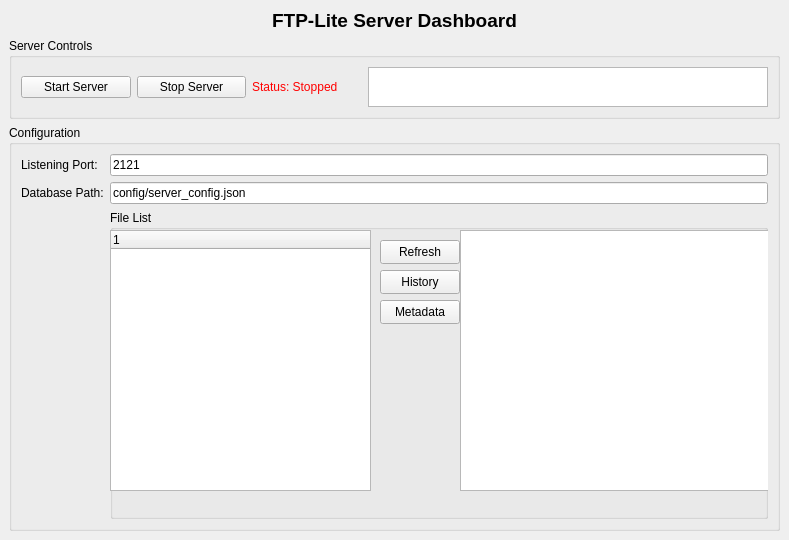
<?xml version="1.0" encoding="UTF-8"?>
<ui version="4.0">
 <class>ServerWindow</class>
 <widget class="QMainWindow" name="ServerWindow">
  <property name="geometry">
   <rect>
    <x>0</x>
    <y>0</y>
    <width>789</width>
    <height>540</height>
   </rect>
  </property>
  <property name="windowTitle">
   <string>FTP-Lite Server</string>
  </property>
  <widget class="QWidget" name="centralwidget">
   <layout class="QVBoxLayout" name="verticalLayout">
    <item alignment="Qt::AlignmentFlag::AlignHCenter">
     <widget class="QLabel" name="titleLabel">
      <property name="sizePolicy">
       <sizepolicy hsizetype="Fixed" vsizetype="Fixed">
        <horstretch>0</horstretch>
        <verstretch>0</verstretch>
       </sizepolicy>
      </property>
      <property name="font">
       <font>
        <pointsize>14</pointsize>
        <bold>true</bold>
       </font>
      </property>
      <property name="text">
       <string>FTP-Lite Server Dashboard</string>
      </property>
      <property name="alignment">
       <set>Qt::AlignmentFlag::AlignCenter</set>
      </property>
     </widget>
    </item>
    <item>
     <widget class="QGroupBox" name="controlsGroupBox">
      <property name="sizePolicy">
       <sizepolicy hsizetype="Preferred" vsizetype="Preferred">
        <horstretch>0</horstretch>
        <verstretch>0</verstretch>
       </sizepolicy>
      </property>
      <property name="minimumSize">
       <size>
        <width>1</width>
        <height>1</height>
       </size>
      </property>
      <property name="maximumSize">
       <size>
        <width>16777215</width>
        <height>16777215</height>
       </size>
      </property>
      <property name="title">
       <string>Server Controls</string>
      </property>
      <layout class="QHBoxLayout" name="controlsLayout">
       <item>
        <widget class="QPushButton" name="startButton">
         <property name="text">
          <string>Start Server</string>
         </property>
        </widget>
       </item>
       <item>
        <widget class="QPushButton" name="stopButton">
         <property name="text">
          <string>Stop Server</string>
         </property>
        </widget>
       </item>
       <item>
        <widget class="QLabel" name="statusLabel">
         <property name="styleSheet">
          <string notr="true">color: red;</string>
         </property>
         <property name="text">
          <string>Status: Stopped</string>
         </property>
        </widget>
       </item>
       <item>
        <widget class="QTextEdit" name="logTextEdit">
         <property name="sizePolicy">
          <sizepolicy hsizetype="Expanding" vsizetype="Fixed">
           <horstretch>0</horstretch>
           <verstretch>0</verstretch>
          </sizepolicy>
         </property>
         <property name="minimumSize">
          <size>
           <width>20</width>
           <height>20</height>
          </size>
         </property>
         <property name="maximumSize">
          <size>
           <width>400</width>
           <height>40</height>
          </size>
         </property>
         <property name="autoFillBackground">
          <bool>true</bool>
         </property>
        </widget>
       </item>
      </layout>
     </widget>
    </item>
    <item>
     <widget class="QGroupBox" name="configGroupBox">
      <property name="enabled">
       <bool>true</bool>
      </property>
      <property name="sizePolicy">
       <sizepolicy hsizetype="Expanding" vsizetype="Expanding">
        <horstretch>0</horstretch>
        <verstretch>0</verstretch>
       </sizepolicy>
      </property>
      <property name="maximumSize">
       <size>
        <width>16777215</width>
        <height>10000</height>
       </size>
      </property>
      <property name="title">
       <string>Configuration</string>
      </property>
      <layout class="QFormLayout" name="formLayout">
       <item row="0" column="0">
        <widget class="QLabel" name="portLabel">
         <property name="text">
          <string>Listening Port:</string>
         </property>
        </widget>
       </item>
       <item row="0" column="1">
        <widget class="QLineEdit" name="portLineEdit">
         <property name="text">
          <string>2121</string>
         </property>
         <property name="readOnly">
          <bool>true</bool>
         </property>
        </widget>
       </item>
       <item row="1" column="0">
        <widget class="QLabel" name="dbPathLabel">
         <property name="text">
          <string>Database Path:</string>
         </property>
        </widget>
       </item>
       <item row="1" column="1">
        <widget class="QLineEdit" name="dbPathLineEdit">
         <property name="text">
          <string>config/server_config.json</string>
         </property>
         <property name="readOnly">
          <bool>true</bool>
         </property>
        </widget>
       </item>
       <item row="2" column="1">
        <widget class="QGroupBox" name="MetadatagroupBox">
         <property name="sizePolicy">
          <sizepolicy hsizetype="Expanding" vsizetype="Expanding">
           <horstretch>0</horstretch>
           <verstretch>0</verstretch>
          </sizepolicy>
         </property>
         <property name="minimumSize">
          <size>
           <width>0</width>
           <height>0</height>
          </size>
         </property>
         <property name="maximumSize">
          <size>
           <width>16777215</width>
           <height>16777215</height>
          </size>
         </property>
         <property name="title">
          <string>File List</string>
         </property>
         <widget class="QTreeWidget" name="fileListWidget">
          <property name="geometry">
           <rect>
            <x>0</x>
            <y>20</y>
            <width>261</width>
            <height>261</height>
           </rect>
          </property>
          <column>
           <property name="text">
            <string notr="true">1</string>
           </property>
          </column>
         </widget>
         <widget class="QTableWidget" name="metadataTable">
          <property name="geometry">
           <rect>
            <x>350</x>
            <y>20</y>
            <width>391</width>
            <height>261</height>
           </rect>
          </property>
         </widget>
         <widget class="QPushButton" name="refreshFilesButton">
          <property name="geometry">
           <rect>
            <x>270</x>
            <y>30</y>
            <width>80</width>
            <height>24</height>
           </rect>
          </property>
          <property name="text">
           <string>Refresh</string>
          </property>
         </widget>
         <widget class="QPushButton" name="downloadHistoryButton">
          <property name="geometry">
           <rect>
            <x>270</x>
            <y>60</y>
            <width>80</width>
            <height>24</height>
           </rect>
          </property>
          <property name="text">
           <string>History</string>
          </property>
         </widget>
         <widget class="QPushButton" name="metadataButton">
          <property name="geometry">
           <rect>
            <x>270</x>
            <y>90</y>
            <width>80</width>
            <height>24</height>
           </rect>
          </property>
          <property name="text">
           <string>Metadata</string>
          </property>
         </widget>
        </widget>
       </item>
      </layout>
     </widget>
    </item>
   </layout>
  </widget>
 </widget>
 <resources/>
 <connections/>
</ui>
